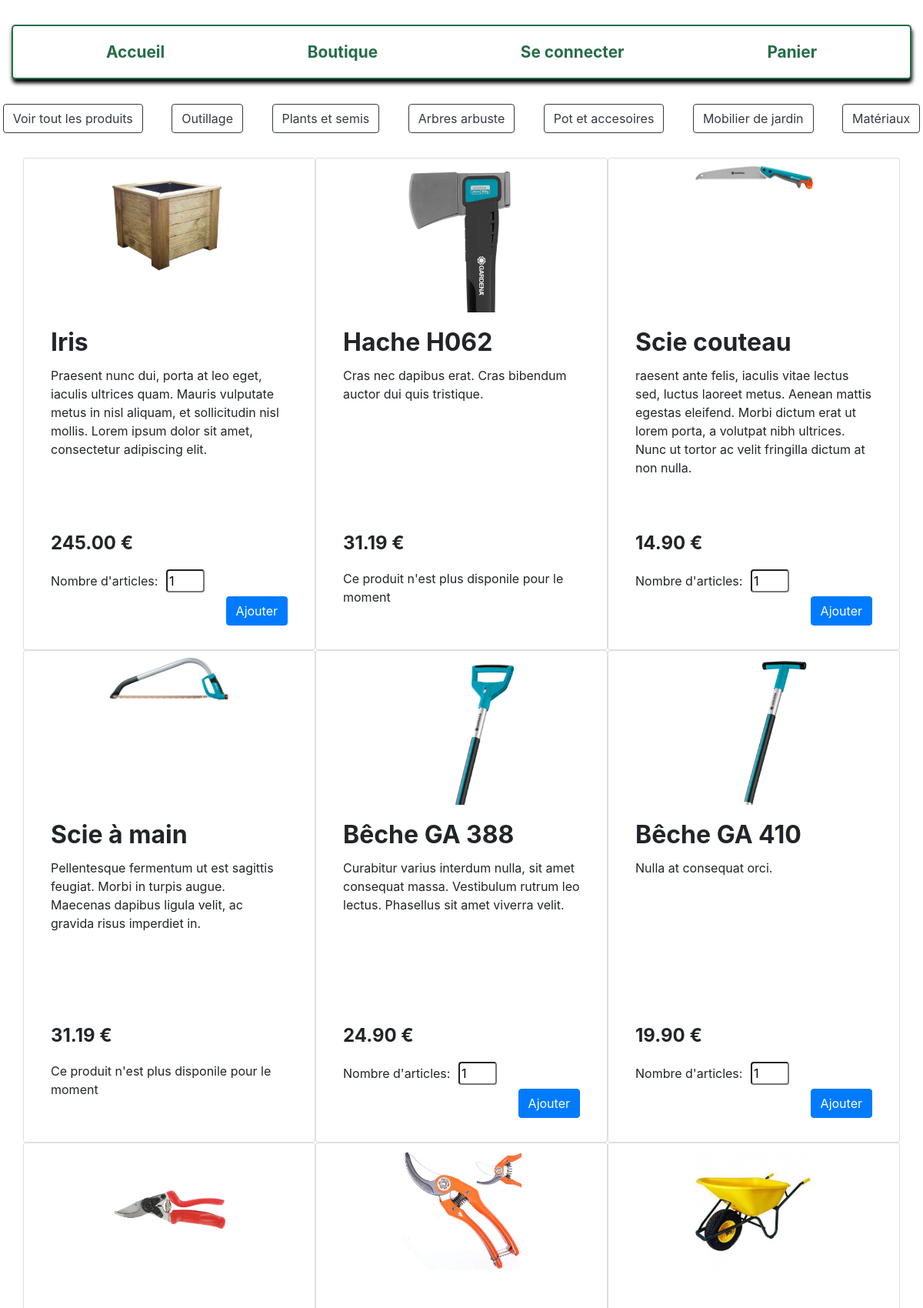
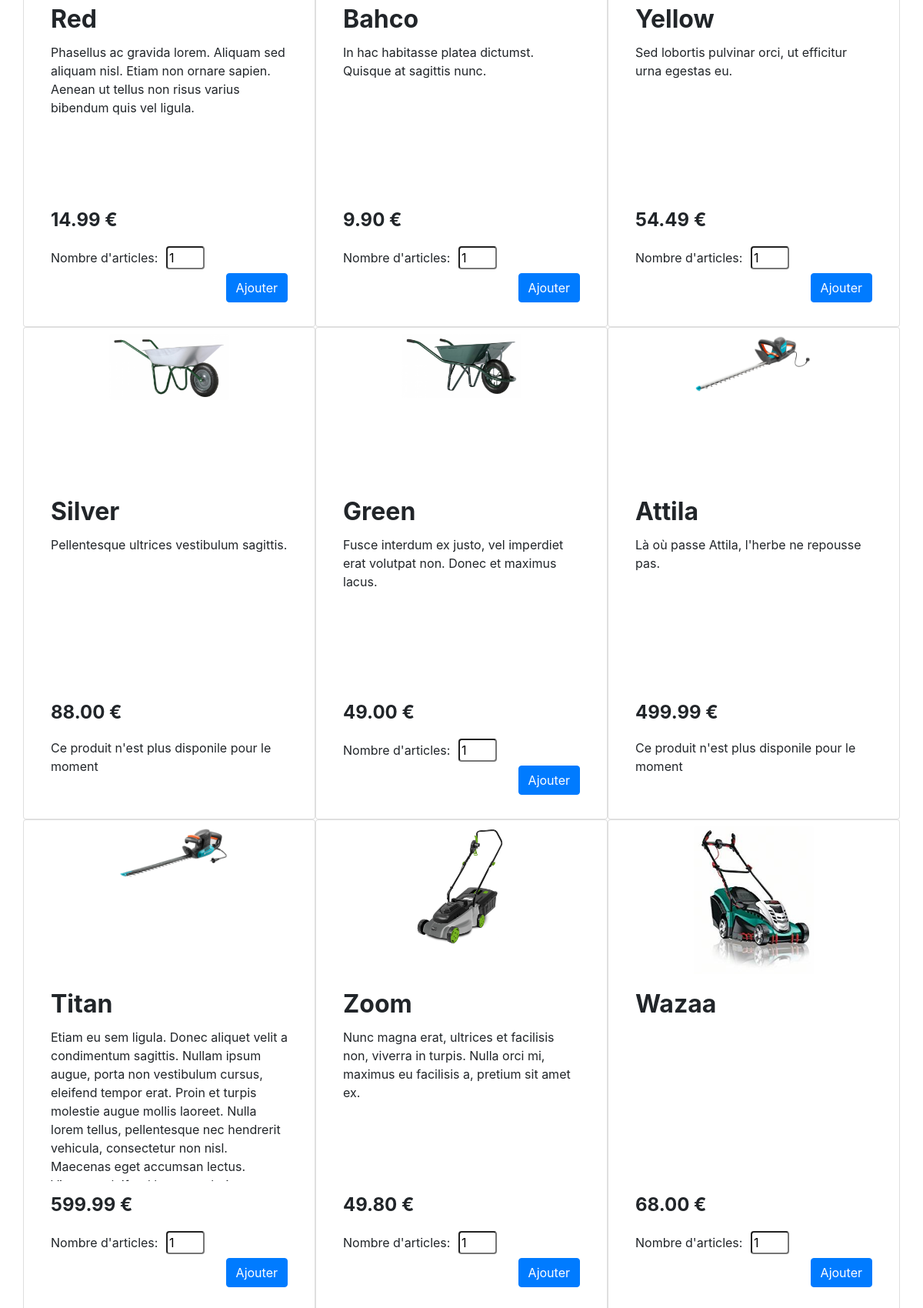
The page /index.php/produits/boutique (upper part) on the database its author committed (2 pictures, top to bottom).
### tables this page shows
CREATE TABLE produits(
        pro_id          Int (11) Auto_increment  NOT NULL ,
        pro_ref         Varchar (255) NOT NULL ,
        pro_libelle     Varchar (255) NOT NULL ,
        pro_description Varchar (3000) ,
        pro_prix_ht     varchar (255) NOT NULL ,
        pro_stock       Int NOT NULL ,
        pro_couleur     Varchar (255) ,
        pro_photo       Varchar (255) ,
        pro_d_ajout     Date NOT NULL ,
        pro_d_modif     Date ,
        pro_bloque      Int (1) NOT NULL ,
        cat_id          Int (11) NOT NULL,
	    CONSTRAINT produits_PK PRIMARY KEY (pro_id),
	    CONSTRAINT produits_categorie_FK FOREIGN KEY (cat_id) REFERENCES categories(cat_id)
);

### application/controllers/Produits.php (called while the page is built, shortened)
<?php
    class Produits extends CI_controller {
        public function boutique()
        {
            $data['liste_produit'] = $this->Produits_model->get_data_boutique();
            $this->load->view('header');
            $this->load->view('boutique',$data);
            $this->load->view('footer');
        }
}

### index.php (called while the page is built, shortened)
<?php
require_once BASEPATH.'core/CodeIgniter.php';

### application/models/Produits_model.php (called while the page is built, shortened)
<?php
class Produits_model extends CI_Model
{
    public function get_data_boutique($id = null){
        $requete = $this->db->query('SELECT *
                                FROM produits
                                JOIN categories ON produits.cat_id = categories.cat_id
                                WHERE pro_bloque = 0
                                ORDER BY cat_parent ASC')->result();
        return $requete;
    }
}

### application/views/boutique.php (the view, shortened to what this page needs)
<div class="row d-flex justify-content-around nav-boutique">
    <button  type="button" class="btn btn-outline-dark" id="all">Voir tout les produits</button>
    <button  type="button" class="btn btn-outline-dark" value="1" id="outillage">Outillage</button>
    <button  type="button" class="btn btn-outline-dark" value="4" id="plants">Plants et semis</button>
    <button  type="button" class="btn btn-outline-dark" value="5" id="arbres">Arbres arbuste</button>
    <button  type="button" class="btn btn-outline-dark" value="6" id="accessoires">Pot et accesoires</button>
    <button  type="button" class="btn btn-outline-dark" value="7" id="mobilier">Mobilier de jardin</button>
    <button  type="button" class="btn btn-outline-dark" value="8" id="materiaux">Matériaux</button>
</div>
<div class="container" id='boutique'>
  <div class="row boutique2" id="boutique2">
      <?php foreach($liste_produit as $row){ ?>
        <div class="card col-4 view cat<?php echo $row->cat_id ?>" style="width: 18rem;" id=card>
          <div class="boxPhoto mt-2">
            <img src="<?php echo base_url("assets/images/". $row->pro_id .".". $row->pro_photo) ?>" class="card-img-top photo2 rounded mx-auto d-block ">
          </div>
          <div class="card-body">
            <h5 class="card-title"><?php echo $row->pro_libelle ?></h5>
            <div class="cardText">
              <p class="card-text description"><?php echo $row->pro_description ?></p>
            </div>
            <p class="card-text prix"><?php echo $row->pro_prix_ht ?> € </p>
            <?php if($row->pro_stock <= 0){  ?>
              <p> Ce produit n'est plus disponile pour le moment </p>
              <?php }else{ ?>
                <form method="post" action="http://localhost/ci/index.php/Produits/add_panier">
                  <label for="nombre">Nombre d'articles:</label>
                  <input type="number" id="nombre" name="nombre" class="rounded boutique-input" min="1" max="<?php echo $row->pro_stock ?>" value="1">
                  <button type="submit" class="btn btn-primary offset-3 ajout">Ajouter</button>
                </form>
            <?php } ?>
          </div>
        </div>
      <?php } ?>
    </div>
</div>

### application/views/header.php (shortened to what this page needs)
<!DOCTYPE html>
<html lang="fr">
<head>
    <link rel="stylesheet" href="https://stackpath.bootstrapcdn.com/bootstrap/4.3.1/css/bootstrap.min.css">
    <link rel="stylesheet" href="https://use.fontawesome.com/releases/v5.8.1/css/all.css">
    <link rel="stylesheet" href="<?php echo base_url("assets/css/style.css");?>">
</head>
    <body>
        <div class="container-fluid">
            <header>
                <div class="container ">
                    <nav class="nav nav-pills flex-column flex-sm-row">
                        <a class="flex-sm-fill text-sm-center nav-link " href="<?php echo site_url('Produits/accueil');?>">Accueil</a>
                        <a class="flex-sm-fill text-sm-center nav-link" href="<?php echo site_url('Produits/boutique');?>">Boutique</a>
                        <?php if(!$this->session->user_name == ''){ ?>
                        <a class="flex-sm-fill text-sm-center nav-link" href="<?php echo site_url('Produits/all_commandes_by_id/');?>">Mes commandes</a>
                        <a class="flex-sm-fill text-sm-center nav-link" href="<?php echo site_url('Users/deconnexion');?>">Déconnexion</a>
                        <?php } else { ?>
                            <a class="flex-sm-fill text-sm-center nav-link" href="<?php echo site_url('Users/connexion');?>">Se connecter</a>
                        <?php } ?>
                        <a class="flex-sm-fill text-sm-center nav-link" href="<?php echo site_url("Produits/panier"); ?>">Panier</a>
                    </nav>
                </div>
            </header>
        </div>

### application/views/footer.php (shortened to what this page needs)
    </body>
</html>

### assets/css/style.css (style rules this page uses)
header { background-color:#ffffff; margin-bottom: 2rem; border: 2px #256d48 solid; border-radius: 5px; box-shadow: 1px 5px 5px black; padding: 10px; margin-top: 2em; }
header a { color: #256d48; font-weight: bold; margin:auto; font-size: 1.3em; }
nav { display: flex; justify-content: space-around; margin-bottom: 2%; }
.boutique-input { width:50px; margin-left: 2%; }
.photo2 { max-width: 45%; }
.nav-boutique { margin-bottom: 2rem; }
.card-title { font-size: 2em; font-weight: bold; }
.ajout { float: right; }
.card { width: 18rem; height: 40rem; }
.cardText { height: 50%; overflow-y: auto; }
.boxPhoto { height: 30%; overflow: hidden; }
.prix { margin-top: 4%; font-size: 1.5em; font-weight: bold; }
.description { max-height: 100px; }

### rows shown on the page
produits: shows a picture, pro_libelle "Iris", pro_description "Praesent nunc dui, porta at leo eget, iaculis ultrices quam. Mauris vulputate metus in nisl aliquam, et sollicitudin nisl mollis. Lorem ipsum dolor sit amet, consectetur adipiscing elit.", pro_prix_ht "245.00"
produits: shows a picture, pro_libelle "Hache H062", pro_description "Cras nec dapibus erat. Cras bibendum auctor dui quis tristique.", pro_prix_ht "31.19", shows "Ce produit n'est plus disponile pour le moment"
produits: shows a picture, pro_libelle "Scie couteau", pro_description "raesent ante felis, iaculis vitae lectus sed, luctus laoreet metus. Aenean mattis egestas eleifend. Morbi dictum erat ut lorem porta, a volutpat nibh ultrices. Nunc ut tortor ac velit fringilla dictum at non nulla.", pro_prix_ht "14.90"
produits: shows a picture, pro_libelle "Scie à main", pro_description "Pellentesque fermentum ut est sagittis feugiat. Morbi in turpis augue. Maecenas dapibus ligula velit, ac gravida risus imperdiet in.", pro_prix_ht "31.19", shows "Ce produit n'est plus disponile pour le moment"
produits: shows a picture, pro_libelle "Bêche GA 388", pro_description "Curabitur varius interdum nulla, sit amet consequat massa. Vestibulum rutrum leo lectus. Phasellus sit amet viverra velit.", pro_prix_ht "24.90", nombre "1"
produits: shows a picture, pro_libelle "Bêche GA 410", pro_description "Nulla at consequat orci.", pro_prix_ht "19.90"
produits: shows a picture, pro_libelle "Red", pro_description "Phasellus ac gravida lorem. Aliquam sed aliquam nisl. Etiam non ornare sapien. Aenean ut tellus non risus varius bibendum quis vel ligula.", pro_prix_ht "14.99"
produits: shows a picture, pro_libelle "Bahco", pro_description "In hac habitasse platea dictumst. Quisque at sagittis nunc.", pro_prix_ht "9.90"
produits: shows a picture, pro_libelle "Yellow", pro_description "Sed lobortis pulvinar orci, ut efficitur urna egestas eu.", pro_prix_ht "54.49"
produits: shows a picture, pro_libelle "Silver", pro_description "Pellentesque ultrices vestibulum sagittis.", pro_prix_ht "88.00", shows "Ce produit n'est plus disponile pour le moment"
produits: shows a picture, pro_libelle "Green", pro_description "Fusce interdum ex justo, vel imperdiet erat volutpat non. Donec et maximus lacus.", pro_prix_ht "49.00"
produits: shows a picture, pro_libelle "Attila", pro_description "Là où passe Attila, l'herbe ne repousse pas.", pro_prix_ht "499.99", shows "Ce produit n'est plus disponile pour le moment"
produits: shows a picture, pro_libelle "Titan", pro_description "Etiam eu sem ligula. Donec aliquet velit a condimentum sagittis. Nullam ipsum augue, porta non vestibulum cursus, eleifend tempor erat. Proin et turpis molestie augue mollis laoreet. Nulla lorem tellus, pellentesque nec hendrerit vehicula, consectetur non nisl. Maecenas eget accumsan lectus.…", pro_prix_ht "599.99"
produits: shows a picture, pro_libelle "Zoom", pro_description "Nunc magna erat, ultrices et facilisis non, viverra in turpis. Nulla orci mi, maximus eu facilisis a, pretium sit amet ex.", pro_prix_ht "49.80"
produits: shows a picture, pro_libelle "Wazaa", pro_prix_ht "68.00"
